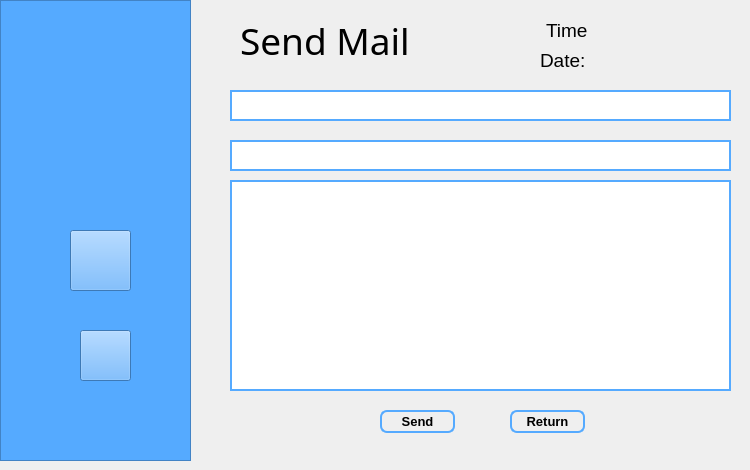
   <widget class="QWidget" name="page_5">
    <widget class="QPlainTextEdit" name="plainTextEdit">
     <property name="geometry">
      <rect>
       <x>230</x>
       <y>180</y>
       <width>501</width>
       <height>211</height>
      </rect>
     </property>
     <property name="styleSheet">
      <string notr="true">border:2px solid rgb(85, 170, 255);</string>
     </property>
    </widget>
    <widget class="QPushButton" name="pushButton_return2">
     <property name="geometry">
      <rect>
       <x>510</x>
       <y>410</y>
       <width>75</width>
       <height>23</height>
      </rect>
     </property>
     <property name="font">
      <font>
       <family>Arial</family>
       <pointsize>10</pointsize>
       <weight>75</weight>
       <bold>true</bold>
      </font>
     </property>
     <property name="styleSheet">
      <string notr="true">#pushButton_return2
{
background-color: transparent;
border-width: 2px;
border-color: rgb(85,170,255);
border-style: solid;
border-radius: 7;
padding: 3px;
padding-left: 5px;
padding-right: 5px;
}

#pushButton_return2:hover
{
background:rgb(85,170,255);
}</string>
     </property>
     <property name="text">
      <string>Return</string>
     </property>
    </widget>
    <widget class="QFrame" name="frame_8">
     <property name="geometry">
      <rect>
       <x>0</x>
       <y>0</y>
       <width>191</width>
       <height>461</height>
      </rect>
     </property>
     <property name="styleSheet">
      <string notr="true">background:rgb(85,170,255);</string>
     </property>
     <property name="frameShape">
      <enum>QFrame::StyledPanel</enum>
     </property>
     <property name="frameShadow">
      <enum>QFrame::Raised</enum>
     </property>
     <widget class="QLabel" name="labelLogo3">
      <property name="geometry">
       <rect>
        <x>10</x>
        <y>30</y>
        <width>171</width>
        <height>171</height>
       </rect>
      </property>
      <property name="styleSheet">
       <string notr="true">border-image:url(:/img/img/floralloLogo.png);</string>
      </property>
      <property name="text">
       <string/>
      </property>
     </widget>
     <widget class="QPushButton" name="profile_3">
      <property name="geometry">
       <rect>
        <x>70</x>
        <y>230</y>
        <width>61</width>
        <height>61</height>
       </rect>
      </property>
      <property name="styleSheet">
       <string notr="true">#profile_3
{
   border-image:url(:/img/img/profileIcon.png);
}

#profile_3:hover
{
  border-image:url(:/img/img/profileIconHover.png);
}</string>
      </property>
      <property name="text">
       <string/>
      </property>
     </widget>
     <widget class="QPushButton" name="signOut_3">
      <property name="geometry">
       <rect>
        <x>80</x>
        <y>330</y>
        <width>51</width>
        <height>51</height>
       </rect>
      </property>
      <property name="styleSheet">
       <string notr="true">#signOut_3
{
   border-image:url(:/img/img/signOut.png);
}

#signOut_3:hover
{
  border-image:url(:/img/img/signOutHover.png);
}</string>
      </property>
      <property name="text">
       <string/>
      </property>
     </widget>
    </widget>
    <widget class="QPushButton" name="pushButton_Send">
     <property name="geometry">
      <rect>
       <x>380</x>
       <y>410</y>
       <width>75</width>
       <height>23</height>
      </rect>
     </property>
     <property name="font">
      <font>
       <family>Arial</family>
       <pointsize>10</pointsize>
       <weight>75</weight>
       <bold>true</bold>
      </font>
     </property>
     <property name="styleSheet">
      <string notr="true">#pushButton_Send
{
background-color: transparent;
border-width: 2px;
border-color: rgb(85,170,255);
border-style: solid;
border-radius: 7;
padding: 3px;
padding-left: 5px;
padding-right: 5px;
}

#pushButton_Send:hover
{
background:rgb(85,170,255);
}</string>
     </property>
     <property name="text">
      <string>Send</string>
     </property>
    </widget>
    <widget class="QLineEdit" name="lineEdit_Email">
     <property name="geometry">
      <rect>
       <x>230</x>
       <y>90</y>
       <width>501</width>
       <height>31</height>
      </rect>
     </property>
     <property name="styleSheet">
      <string notr="true">border:2px solid rgb(85, 170, 255);</string>
     </property>
    </widget>
    <widget class="QLabel" name="label_22">
     <property name="geometry">
      <rect>
       <x>240</x>
       <y>0</y>
       <width>281</width>
       <height>81</height>
      </rect>
     </property>
     <property name="font">
      <font>
       <family>Arial Rounded MT Bold</family>
       <pointsize>28</pointsize>
      </font>
     </property>
     <property name="text">
      <string>Send Mail</string>
     </property>
    </widget>
    <widget class="QLabel" name="label_21">
     <property name="geometry">
      <rect>
       <x>546</x>
       <y>20</y>
       <width>41</width>
       <height>21</height>
      </rect>
     </property>
     <property name="font">
      <font>
       <pointsize>14</pointsize>
      </font>
     </property>
     <property name="text">
      <string>Time:</string>
     </property>
    </widget>
    <widget class="QLabel" name="time5">
     <property name="geometry">
      <rect>
       <x>590</x>
       <y>15</y>
       <width>151</width>
       <height>31</height>
      </rect>
     </property>
     <property name="font">
      <font>
       <pointsize>14</pointsize>
      </font>
     </property>
     <property name="text">
      <string/>
     </property>
    </widget>
    <widget class="QLabel" name="label_23">
     <property name="geometry">
      <rect>
       <x>540</x>
       <y>50</y>
       <width>47</width>
       <height>21</height>
      </rect>
     </property>
     <property name="font">
      <font>
       <pointsize>14</pointsize>
      </font>
     </property>
     <property name="text">
      <string>Date:</string>
     </property>
    </widget>
    <widget class="QLabel" name="date5">
     <property name="geometry">
      <rect>
       <x>590</x>
       <y>45</y>
       <width>101</width>
       <height>31</height>
      </rect>
     </property>
     <property name="font">
      <font>
       <pointsize>14</pointsize>
      </font>
     </property>
     <property name="text">
      <string/>
     </property>
    </widget>
    <widget class="QLineEdit" name="lineEdit_Subject">
     <property name="geometry">
      <rect>
       <x>230</x>
       <y>140</y>
       <width>501</width>
       <height>31</height>
      </rect>
     </property>
     <property name="styleSheet">
      <string notr="true">border:2px solid rgb(85, 170, 255);</string>
     </property>
    </widget>
   </widget>
